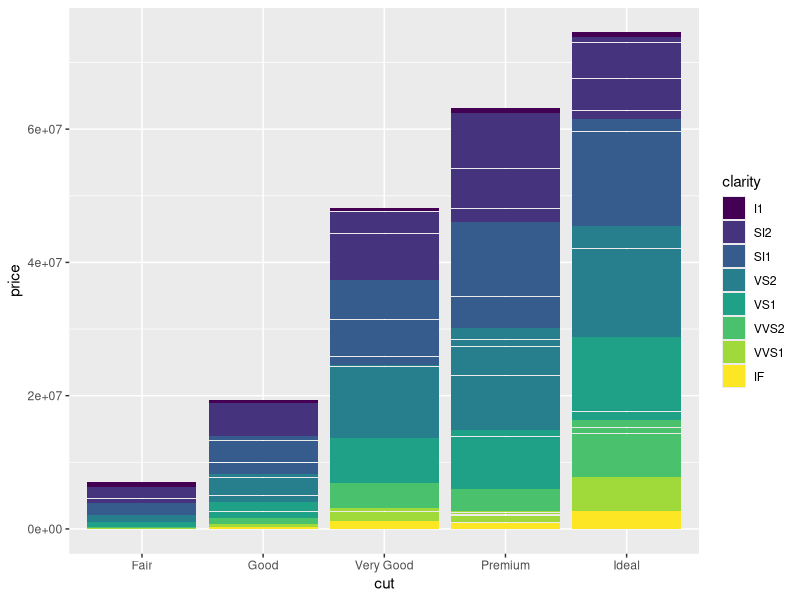
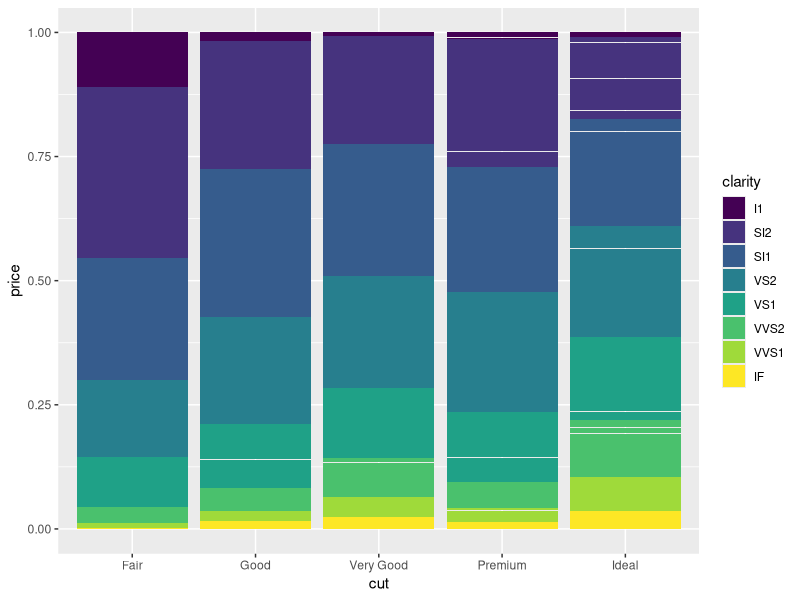
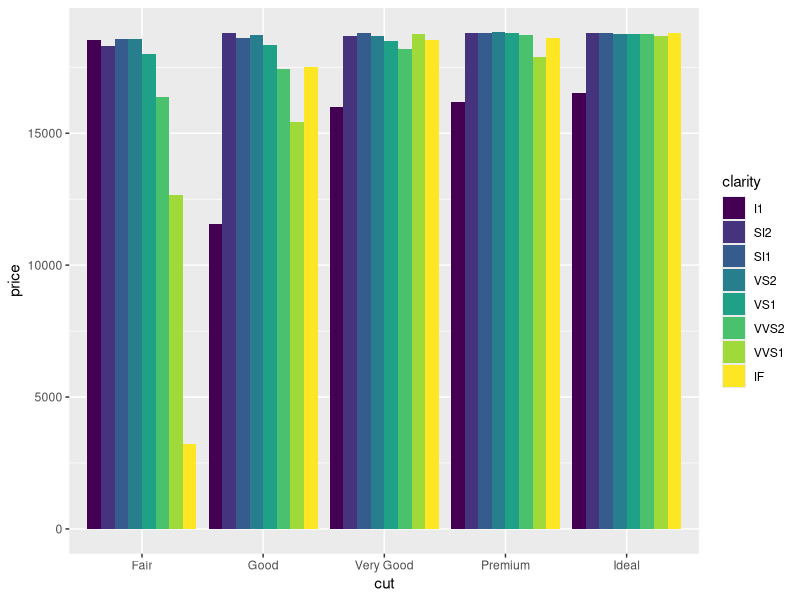
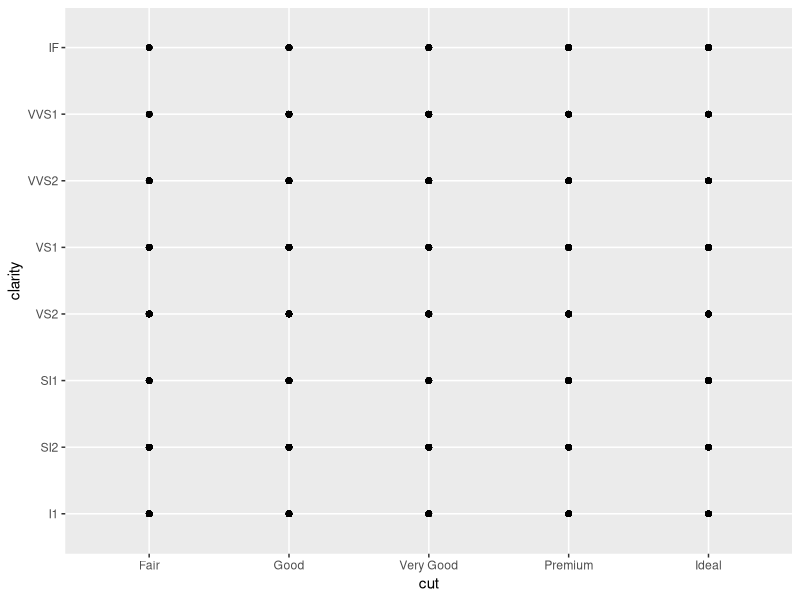

Here is the R script that generated these plots, in order: (Note: this script raises an error after producing the figures.)
# Exercise 2: advanced ggplot2 practice

# Install and load the `ggplot2` package
#install.packages('ggplot2')
library("ggplot2")

# For this exercise you will again be working with the `diamonds` data set.
# Use `?diamonds` to review details about this data set
?diamonds

## Position Adjustments

# Draw a column (bar) chart of diamonds cuts by price, with each bar filled by 
# clarity. You should see a _stacked_ bar chart.
ggplot(data = diamonds) +
  geom_col(mapping = aes(x = cut, y = price, fill = clarity))

# Draw the same chart again, but with each element positioned to "fill" the y axis
ggplot(data = diamonds) +
  geom_col(mapping = aes(x = cut, y = price, fill = clarity), position = "fill")

# Draw the same chart again, but with each element positioned to "dodge" each other
ggplot(data = diamonds) +
  geom_col(mapping = aes(x = cut, y = price, fill = clarity), position = "dodge")

# Draw a plot with point geometry with the x-position mapped to `cut` and the 
# y-position mapped to `clarity`
# This creates a "grid" grouping the points
ggplot(data = diamonds) +
  geom_point(mapping = aes(x = cut, y = clarity))

# Use the "jitter" position adjustment to keep the points from all overlapping!
# (This works a little better with a sample of diamond data, such as from the 
# previous exercise).
diamonds_sample <- diamonds %>% sample_n(1000)

ggplot(data = diamonds_sample) +
  geom_point(mapping = aes(x = cut, y = clarity), position = "jitter")

## Scales

# Draw a "boxplot" (with `geom_boxplot`) for the diamond's price (y) by color (x)
ggplot(data = diamonds) +
  geom_boxplot(mapping = aes(x = color, y = price))

# This has a lot of outliers, making it harder to read. To fix this, draw the 
# same plot but with a _logarithmic_ scale for the y axis.
ggplot(data = diamonds) +
  geom_boxplot(mapping = aes(x = color, y = price)) +
  scale_y_log10()

# For another version, draw the same plot but with `violin` geometry instead of 
# `boxplot` geometry!
# How does the logarithmic scale change the data presentation?
ggplot(data = diamonds) +
  geom_violin(mapping = aes(x = color, y = price))

ggplot(data = diamonds) +
  geom_violin(mapping = aes(x = color, y = price)) +
  scale_y_log10()

# Another interesting plot: draw a plot of the diamonds price (y) by carat (x), 
# using a heatmap of 2d bins (geom_bin2d)
# What happens when you make the x and y channels scale logarithmically?
ggplot(data = diamonds) +
  geom_bin2d(mapping = aes(x = carat, y = price))

ggplot(data = diamonds) +
  geom_bin2d(mapping = aes(x = carat, y = price)) +
  scale_x_log10() +
  scale_y_log10()

# Draw a scatter plot for the diamonds price (y) by carat (x). Color each point
# by the clarity (Remember, this will take a while. Use a sample of the diamonds 
# for faster results)
ggplot(data = diamonds_sample) +
  geom_point(mapping = aes(x = carat, y = price, color = clarity))

# Change the color of the previous plot using a ColorBrewer scale of your choice. 
# What looks nice?
ggplot(data = diamonds_sample) +
  geom_point(mapping = aes(x = carat, y = price, color = clarity)) +
  scale_color_brewer(palette = "Blues")

## Coordinate Systems

# Draw a bar chart with x-position and fill color BOTH mapped to cut
# For best results, SET the `width` of the geometry to be 1 (fill plot, no space
# between)
# TIP: You can save the plot to a variable for easier modifications
bar_chart <- ggplot(data = diamonds) +
  geom_bar(mapping = aes(x = cut, fill = cut), width = 1)
bar_chart

# Draw the same chart, but with the coordinate system flipped
bar_chart +
  coord_flip()

# Draw the same chart, but in a polar coordinate system. It's a Coxcomb chart!
bar_chart +
  coord_polar()

## Facets

# Take the scatter plot of price by carat data (colored by clarity) and add 
# _facets_ based on the diamond's `color`
ggplot(data = diamonds) +
  geom_point(mapping = aes(x = carat, y = price, color = clarity)) +
  scale_color_brewer(palette = "Blues") +
  facet_wrap(~color)
  
## Saving Plots

# Use the `ggsave()` function to save the current (recent) plot to disk.
# Name the output file "my-plot.png".
# Make sure you've set the working directory!!
ggsave("my-plot.png")
